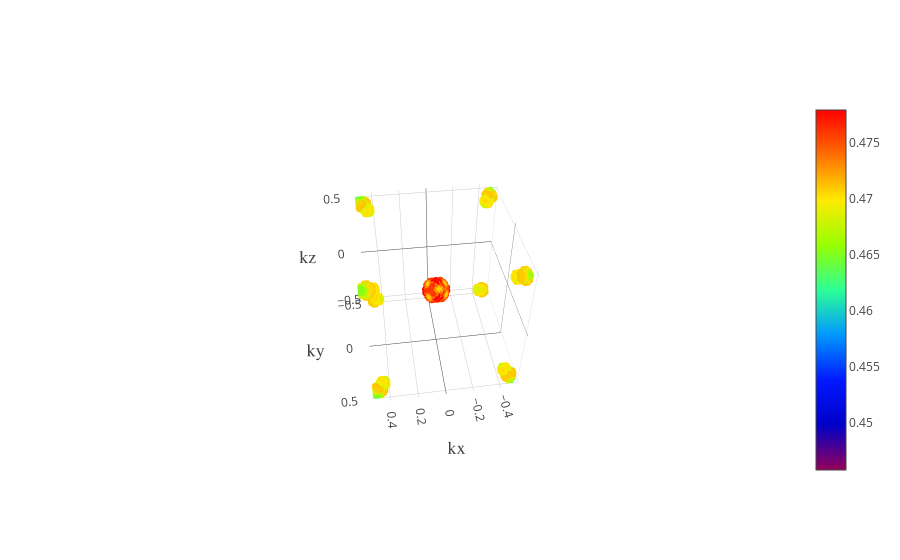

Notebook code cell kept with this figure:
### Code cell
trace1 = go.Scatter3d(
    x=cart_kpts_df['kx [1/A]'].values/(2*np.pi/(a)),
    y=cart_kpts_df['ky [1/A]'].values/(2*np.pi/(a)),
    z=cart_kpts_df['kz [1/A]'].values/(2*np.pi/(a)),
    mode='markers',
    marker=dict(
        size=2,
        color=enk_df['energy [Ryd]'],
        colorscale='Rainbow',
        showscale=True,
        opacity=1
    )
)

trace2 = go.Scatter

data = [trace1]
layout = go.Layout(
                    scene = dict(
                    xaxis = dict(
                        title='kx',titlefont = dict(family='Oswald, monospace',size=18)),
                    yaxis = dict(
                        title='ky',titlefont = dict(family='Oswald, monospace',size=18)),
                    zaxis = dict(
                        title='kz',titlefont = dict(family='Oswald, monospace',size=18)),))
fig = go.Figure(data=data, layout=layout)
py.iplot(fig, filename='simple-3d-scatter')

### Figure 1 — Plotly figure (JSON) as saved in the notebook; plotly's stock layout.template omitted (floating-point values rounded to 4 significant figures; data arrays with more than 128 entries replaced by an {"elided": "..."} marker saying what was removed)
{"data": [{"marker": {"color": {"elided": "2213 float values"}, "colorscale": "Rainbow", "opacity": 1, "showscale": true, "size": 2}, "mode": "markers", "type": "scatter3d", "uid": "a5240095-1abb-41f6-9e7e-61cedfdf70d0", "x": {"elided": "2213 float values"}, "y": {"elided": "2213 float values"}, "z": {"elided": "2213 float values"}}], "layout": {"autosize": true, "scene": {"aspectmode": "auto", "aspectratio": {"x": 1, "y": 1, "z": 1}, "camera": {"center": {"x": 0, "y": 0, "z": 0}, "eye": {"x": 0.3244, "y": 2.315, "z": 2.088}, "projection": {"type": "perspective"}, "up": {"x": 0, "y": 0, "z": 1}}, "xaxis": {"title": {"font": {"family": "Oswald, monospace", "size": 18}, "text": "kx"}, "type": "linear"}, "yaxis": {"title": {"font": {"family": "Oswald, monospace", "size": 18}, "text": "ky"}, "type": "linear"}, "zaxis": {"title": {"font": {"family": "Oswald, monospace", "size": 18}, "text": "kz"}, "type": "linear"}}}}
